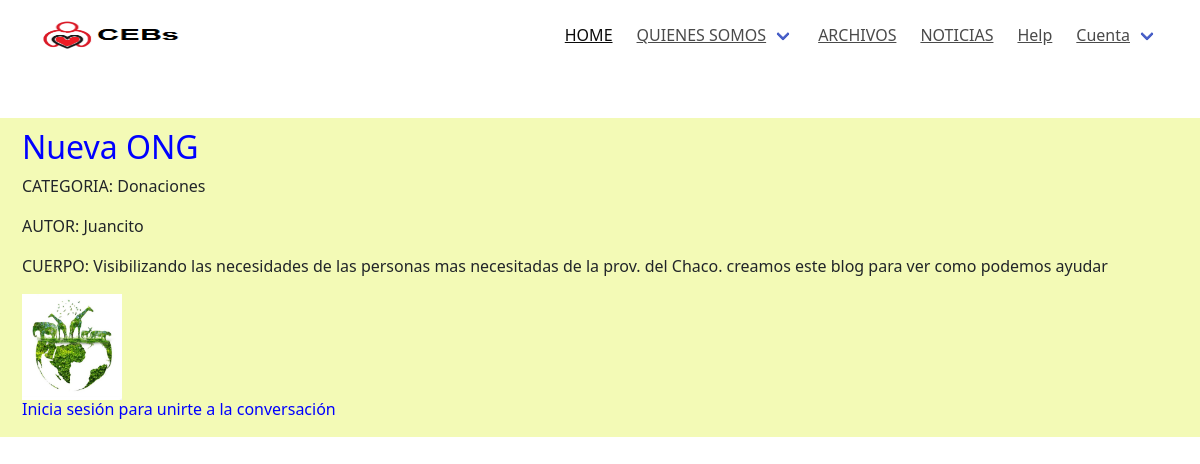
The page /Noticias/detalles/Nueva ONG on the database as committed earlier.
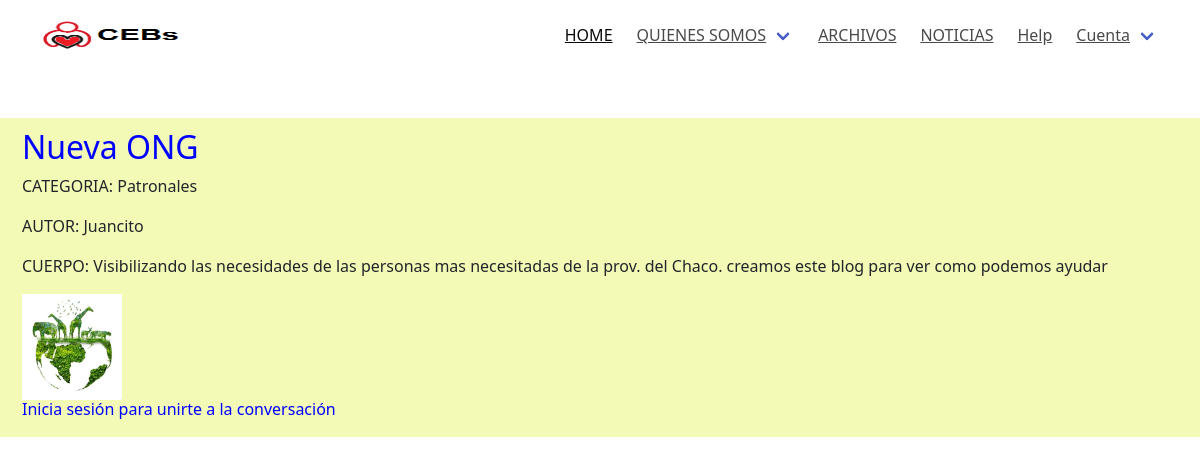
The same page on the database as committed later.
### apps/noticias/models.py (models this page shows, shortened)
class Noticia(models.Model):
    titulo = models.CharField(max_length=120)
    creado = models.DateField(auto_now_add=True)
    cuerpo = models.TextField()
    autor = models.CharField(max_length=50, null=True, blank=True)
    imagen = models.ImageField(upload_to = 'noticias',null=True, blank=True)
    categoria = models.ForeignKey(Categoria, on_delete=models.CASCADE, null = True)

class Categoria(models.Model):
    nombre = models.CharField(max_length=60)
    decripcion = models.CharField(max_length=250, null=True, blank=True)
    def __str__(self):
        return self.nombre

### apps/noticias/views.py (the view)
# urls.py: path('detalles/<str:titulo>', views.Detallar, name = 'noticia_detalles')
def Detallar(request, titulo):
    if titulo:
        noticia = Noticia.objects.get(titulo=titulo)
        if noticia:
            ctx = {}
            ctx['notis'] = noticia
            comentarios = Comentario.objects.filter(titulo=noticia.id)
            if comentarios:
                ctx['coments'] = comentarios
            new_comment=None
            if request.method == 'POST' and request.user.is_authenticated:
                comment_form = FormularioComentar(data=request.POST)
                if comment_form.is_valid():
                    idNoticia=request.POST['IdNoticia']
                    new_comment = comment_form.save(commit=False)
                    new_comment.titulo = Noticia.objects.only('titulo').get(pk=idNoticia)
                    new_comment.usuario = request.user
                    new_comment.save()
            else:
                 comment_form = FormularioComentar()
            ctx['comment_form'] = comment_form
            ctx['new_comment'] = new_comment
        return render(request, 'noticias/noticia_detalles.html', ctx)
    else:
        return redirect(Listar(request))

### templates/noticias/noticia_detalles.html (shortened to what this page needs)
{% extends 'base.html' %}
{% load static %}
{% block contenido %}
    <h2>{{ notis.titulo }}</h2>
        <p>CATEGORIA: {{ notis.categoria }}</p>
        {% if notis.autor %}
            <p>AUTOR: {{ notis.autor }}</P>
        {% endif %}
        <p>CUERPO: {{ notis.cuerpo|safe }}</p>
        {% if notis.imagen %}
            <img src="{{ notis.imagen.url }}" width="100px" height="100px">
        {% else%}
            <p>NO TIENE IMAGEN </p>
        {% endif %}
        <br>
        <div class="Cajacomentarios">
            {% if user.is_authenticated %}
                <div class="ComentarUsuario">
                    <label>COMENTARIOS</label>
                    <form method="post">
                        <input type="hidden" name="IdNoticia" value="{{notis.pk}}">
                        {% csrf_token %}
                        {{ comment_form.as_p }}
                      <button type="submit" class="btn btn-primary  btn-lg">Submit</button>
                    </form>
                </div>
                {% if new_comment %}
                <div class="comentarioUsuario">
                    <div class="comentario" style="background:green;">
                    <h3>{{new_comment.usuario}}</h3>
                    <p>{{new_comment.cuerpo}}</p>
                    <h7>{{new_comment.creado}}</h7>
                    </div>
                    <br>
                </div>
                {% endif %}
            {% else %}
            <div class="IniciaSesion">
                <h6>Inicia sesión para unirte a la conversación</h6>
            </div>
            {% endif %}
        </div>
{% endblock contenido %}

Rows that differ between the two databases and show on the page:
changed Noticia "Nueva ONG": categoria "Donaciones" → "Patronales"
